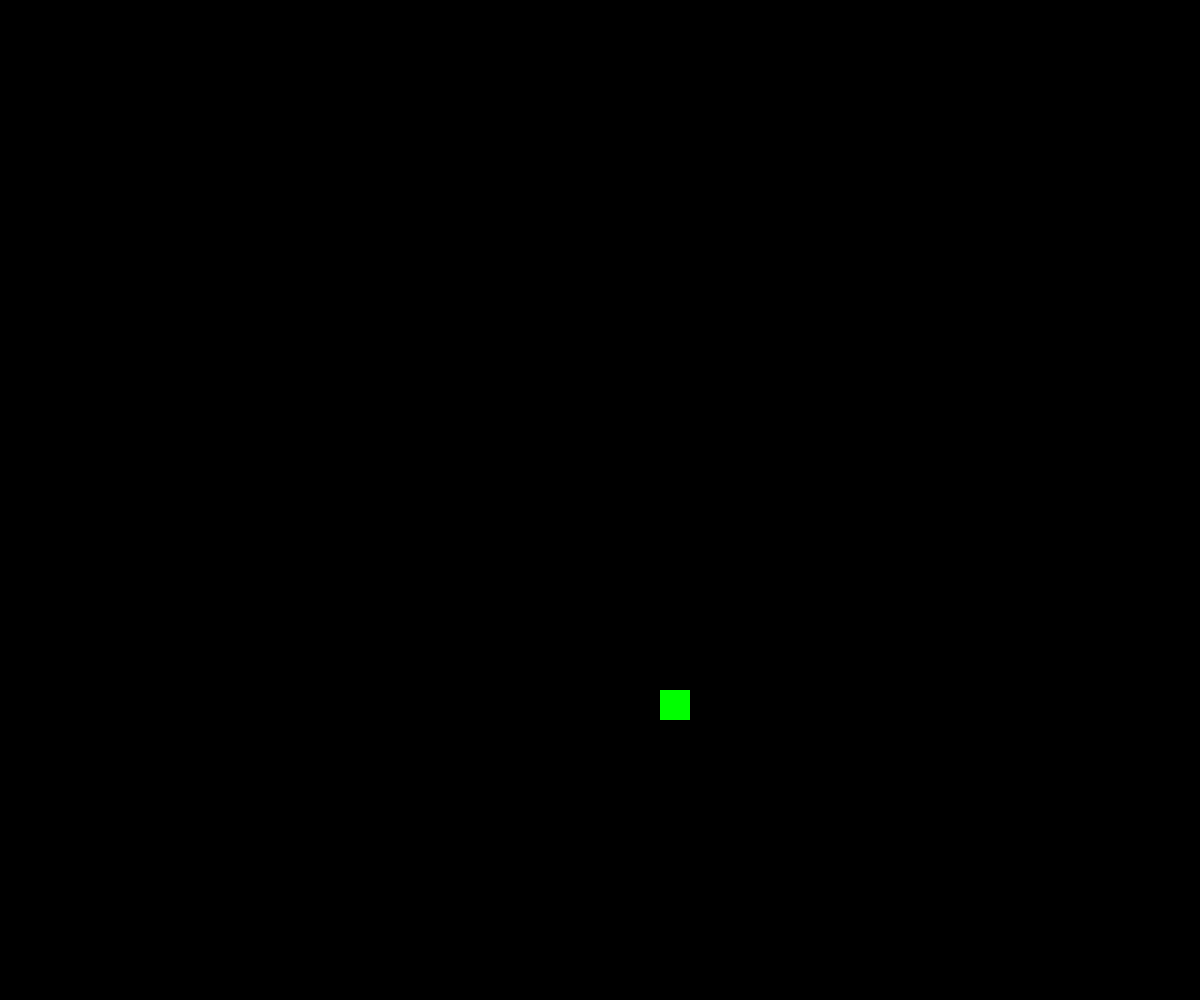
Frame 1 (no input)
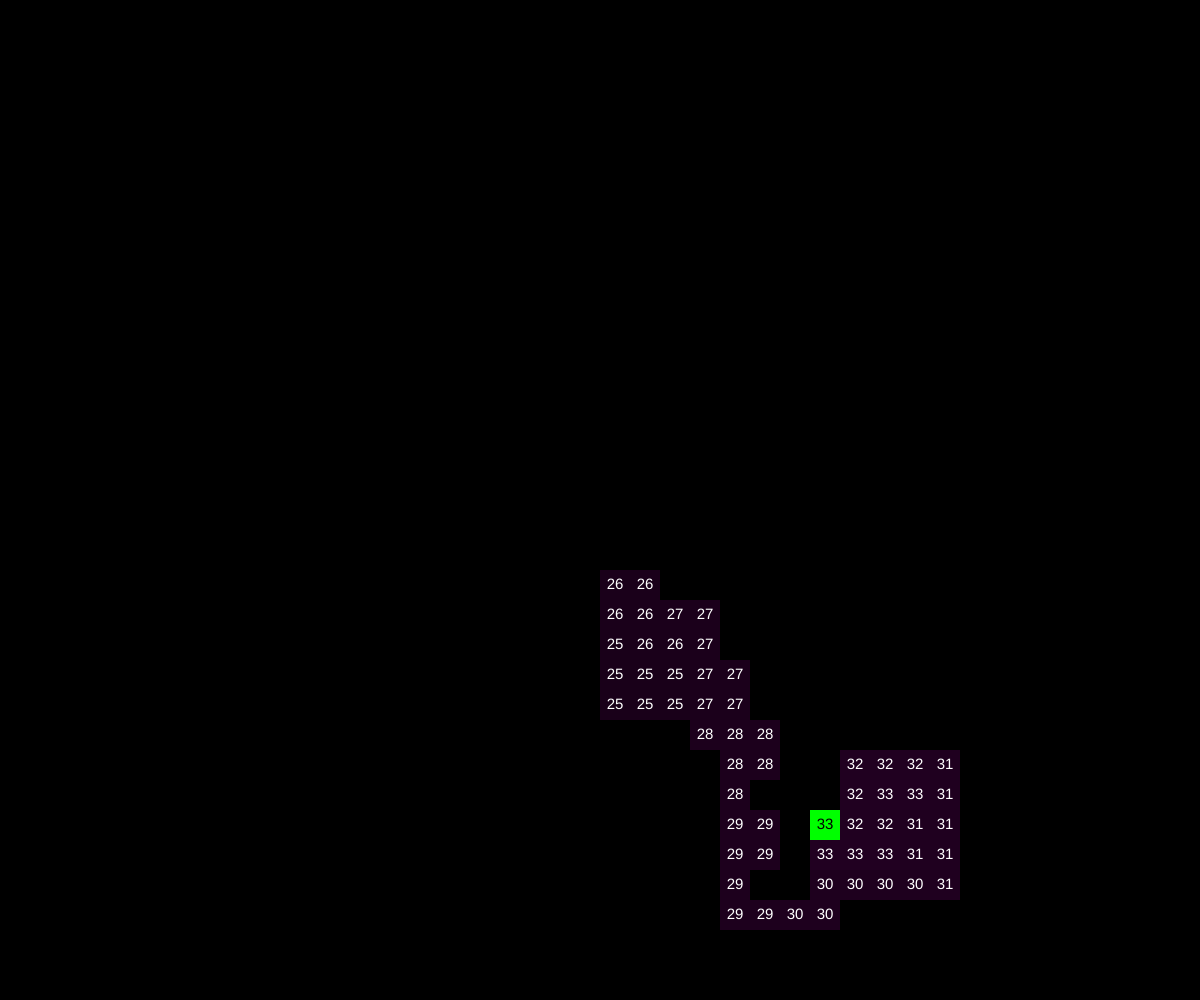
Frame 60 (no input)
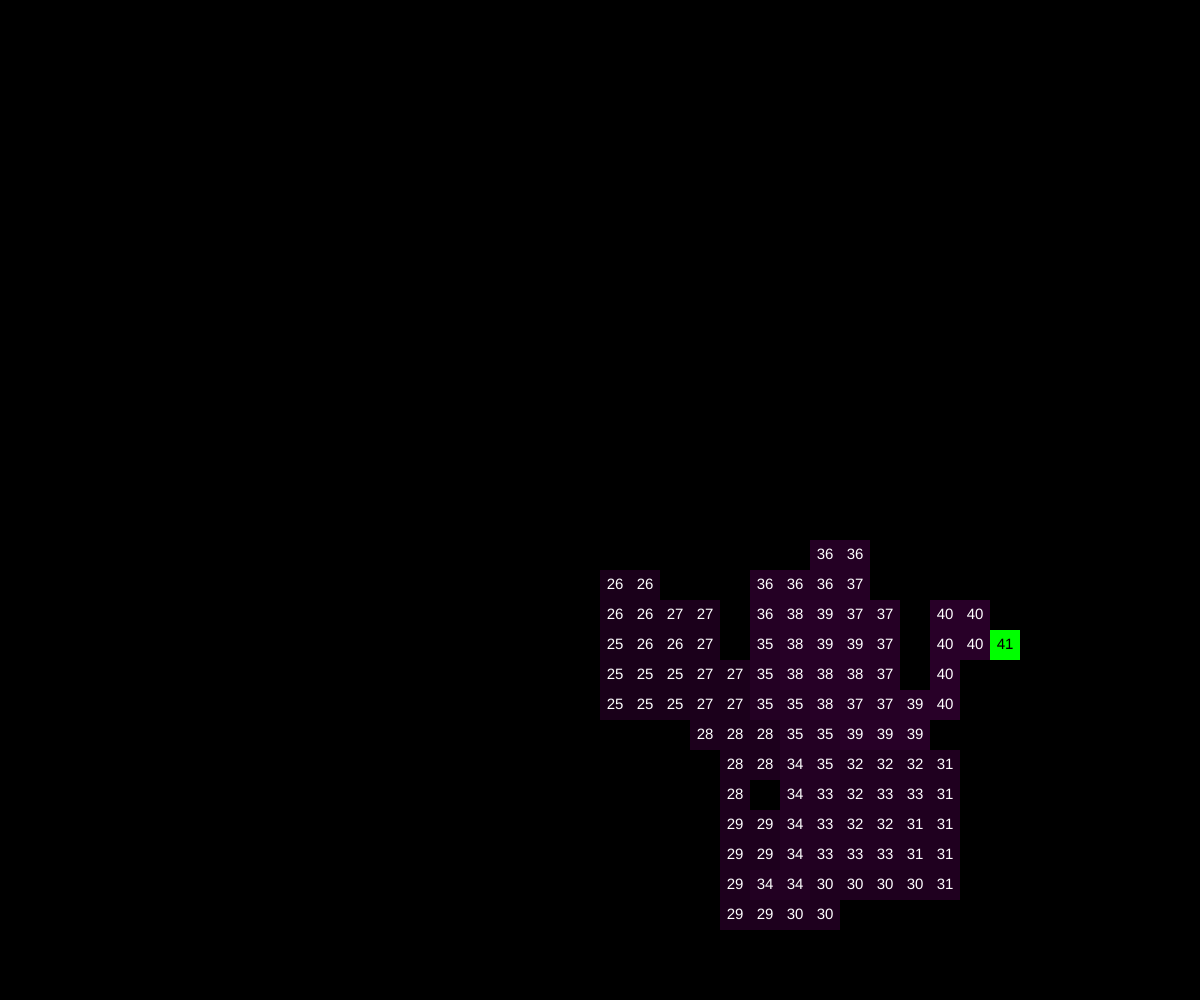
Frame 120 (the mouse pressed at the canvas centre since frame 60)

The p5.js sketch that drew these frames (run headless with seeded random() and noise() and a simulated clock; from frame 60 on, the mouse is pressed at the canvas centre):

// p5.js sketch
// ── sketch.js
let cols;
let rows;
let w = 30; //gridsize
let grid = [];
let current; //this will hold the current(active) cell
let stack = [];
let preAlpha = 25;
let alpha;


function setup() {
  createCanvas(windowWidth, windowHeight);
  cols = floor(width / w);
  rows = floor(height / w);

  frameRate(30);

  //creates the cell objects and pushes them into the grid array
  for (j = 0; j < rows; j++) {
    for (i = 0; i < cols; i++) {
      let cell = new Cells(i, j);
      grid.push(cell);
    }
  }
  //initiation of the first, active cell  
  current = random(grid);
  current.a = preAlpha;

}

function draw() {
  background(0);


  //loops through all the objects (each cell) and call the .show function on each cell in the grid array
  for (i = 0; i < grid.length; i++) {
    grid[i].show();
  }

  current.visited = true;
  current.highlight();
  current.showText();

  var next = current.checkNeighbors();

  if (next) {
    next.visited = true;
    preAlpha++;
    alpha = floor(map(preAlpha, 25, cols * rows, 25, 225));
    next.a = alpha;

    stack.push(current);
    removeWalls(current, next);
    current = next;

  } else if (stack.length > 0) {
    current.showStuck();
    current = stack.pop();
  }

}

function index(i, j) {
  //fancy way to fudge a two dimensional array without one
  //the if statement is checking to see if any neighbors to the current cell are invalid
  //(an edge case..meaning outside of the grid)
  if (i < 0 || j < 0 || i > cols - 1 || j > rows - 1) {
    return -1;
  }
  return i + j * cols;
}

function removeWalls(a, b) {
  let x = a.i - b.i;
  if (x === 1) {
    a.walls[3] = false;
    b.walls[1] = false;
  } else if (x === -1) {
    a.walls[1] = false;
    b.walls[3] = false;
  }
  let y = a.j - b.j;
  if (y === 1) {
    a.walls[0] = false;
    b.walls[2] = false;
  } else if (y === -1) {
    a.walls[2] = false;
    b.walls[0] = false;
  }
}







// ── cells.js
class Cells {
    constructor(i, j, a) {
        this.i = i; //i coordinate
        this.j = j; //j coordinate
        this.walls = [true, true, true, true]; //checks if there should be a wall or not
        this.visited = false; //boolean for keeping track of whether a cell has been visited or not
        this.a = a; //array to keep track of the cells
    }

    show() {
        let x = this.i * w;
        let y = this.j * w;
        let alpha = this.a;

        noFill();
        strokeWeight(0);
        stroke(255);

        if (this.walls[0]) {
            line(x, y, x + w, y); //top line of cell
        }
        if (this.walls[1]) {
            line(x + w, y, x + w, y + w); //line on the right of cell
        }
        if (this.walls[2]) {
            line(x + w, y + w, x, y + w); //bottom line of cell
        }
        if (this.walls[3]) {
            line(x, y + w, x, y); //line on the left of cell
        }
        if (this.visited) { //colors the current visited cell
            noStroke();
            fill(255, 0, 255, alpha);
            rect(x, y, w, w);
            fill(255);
            text(alpha, x + (w / 2), y + (w / 2));
        }
    }

    showText() {
        let x = this.i * w;
        let y = this.j * w;
        // black text
        stroke(0);
        fill(0);
        textAlign(CENTER, CENTER);
        textSize(w / 2);
        // draw letter in center of cell
        text(alpha, x + (w / 2), y + (w / 2));
    }

    highlight() {
        let x = this.i * w;
        let y = this.j * w;
        stroke(255);
        fill(0, 255, 0);
        rect(x, y, w, w);
    }

    showStuck() {
        let x = this.i * w;
        let y = this.j * w;
        stroke(255);
        fill(255, 0, 0);
        rect(x, y, w, w);
    }

    checkNeighbors() {
        let neighbors = [];

        let top = grid[index(this.i, this.j - 1)];
        let right = grid[index(this.i + 1, this.j)];
        let bottom = grid[index(this.i, this.j + 1)];
        let left = grid[index(this.i - 1, this.j)];

        if (top && !top.visited) {
            neighbors.push(top);
        }
        if (right && !right.visited) {
            neighbors.push(right);
        }
        if (bottom && !bottom.visited) {
            neighbors.push(bottom);
        }
        if (left && !left.visited) {
            neighbors.push(left);
        }
        if (neighbors.length > 0) {
            var r = floor(random(0, neighbors.length));
            return neighbors[r];
        } else {
            return undefined;
        }
    }
}
